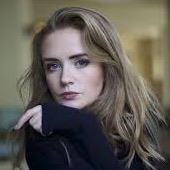
%> input picture input/gorl.jpg, 170 x 170 px
$ octave Main.m   (GNU Octave 9; MATLAB toolbox functions it lacks are replaced by stand-ins)
%> lines starting %> are read from the running program, lines starting %| are printed output that depends on the picture
%% Initialization

clc;
close all;
clear;

%% Input Parameters *EDIT HERE*
input_width = 50;
input_height = 50;
replace_width = 50;
replace_height = 50;

%% Input Parameters Prompt

out_w = input_width * replace_width;
out_h = input_height * replace_height;
fprintf('The output image will have a height of %d and a width of %d pixels\n', out_h, out_w);

%% Load Image

target_image = imread('../input/gorl.jpg');
%> target_image is the input picture: size 170x170x3 uint8; mean R, G, B 95.7, 91.7, 84
target_image = imresize(target_image,[input_width input_height]);
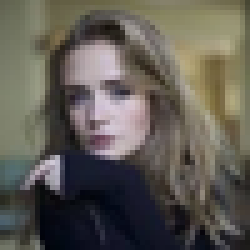
%> target_image: size 50x50x3 uint8 (shown 5 times larger); mean R, G, B 95.7, 91.7, 84
imshow(target_image);

%% Load Replacement Images

image_files = dir('../replacement');
global replacement_images;
replacement_images = [];

%> (the run ends here)
